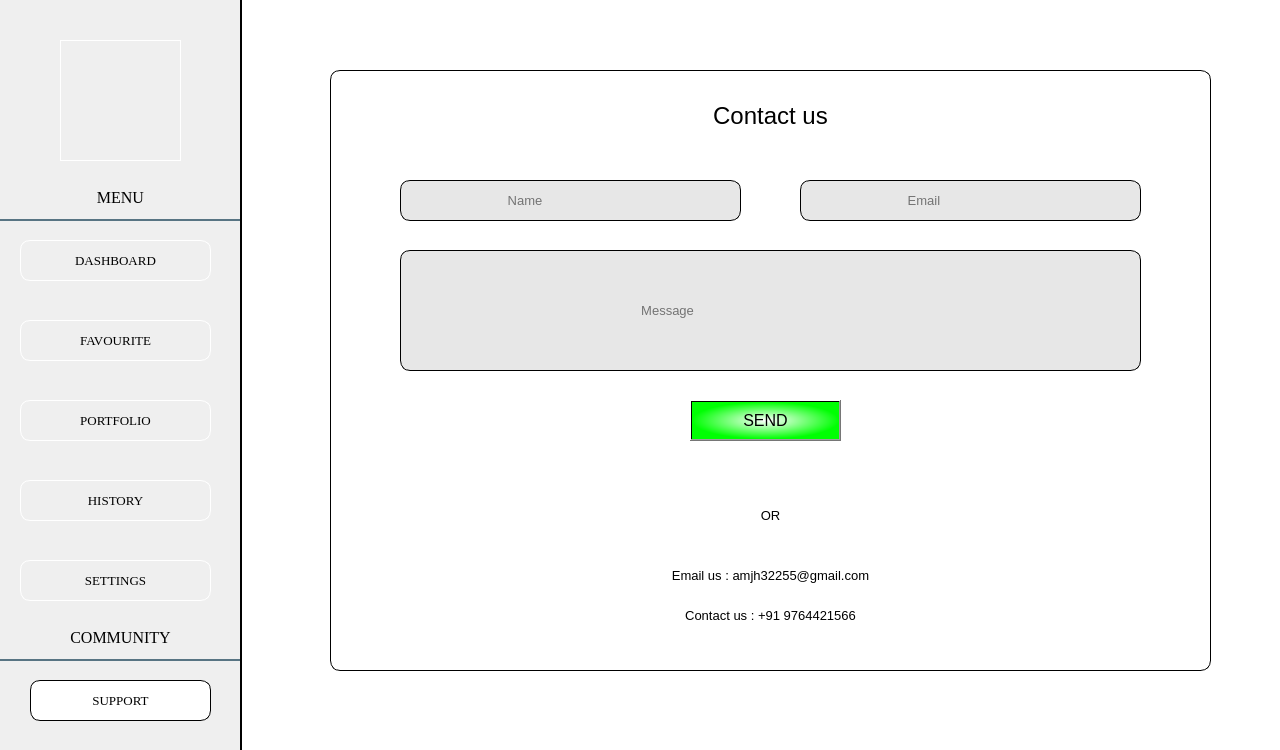
<?xml version="1.0" encoding="UTF-8"?>
<ui version="4.0">
 <class>Form</class>
 <widget class="QWidget" name="Form">
  <property name="geometry">
   <rect>
    <x>0</x>
    <y>0</y>
    <width>1280</width>
    <height>750</height>
   </rect>
  </property>
  <property name="minimumSize">
   <size>
    <width>1280</width>
    <height>750</height>
   </size>
  </property>
  <property name="maximumSize">
   <size>
    <width>1280</width>
    <height>750</height>
   </size>
  </property>
  <property name="windowTitle">
   <string>Form</string>
  </property>
  <widget class="QPushButton" name="dash">
   <property name="geometry">
    <rect>
     <x>20</x>
     <y>240</y>
     <width>191</width>
     <height>41</height>
    </rect>
   </property>
   <property name="font">
    <font>
     <family>Times New Roman</family>
     <pointsize>10</pointsize>
    </font>
   </property>
   <property name="styleSheet">
    <string notr="true">border-radius:10px;
border:0.5px solid rgb(255,255,255);</string>
   </property>
   <property name="text">
    <string>DASHBOARD</string>
   </property>
  </widget>
  <widget class="QLabel" name="label">
   <property name="geometry">
    <rect>
     <x>0</x>
     <y>0</y>
     <width>1280</width>
     <height>750</height>
    </rect>
   </property>
   <property name="styleSheet">
    <string notr="true">background-image: url(:/Main/BG.jpg);</string>
   </property>
   <property name="text">
    <string/>
   </property>
  </widget>
  <widget class="QPushButton" name="port">
   <property name="geometry">
    <rect>
     <x>20</x>
     <y>400</y>
     <width>191</width>
     <height>41</height>
    </rect>
   </property>
   <property name="font">
    <font>
     <family>Times New Roman</family>
     <pointsize>10</pointsize>
    </font>
   </property>
   <property name="styleSheet">
    <string notr="true">border-radius:10px;
border:0.5px solid rgb(255,255,255);</string>
   </property>
   <property name="text">
    <string>PORTFOLIO</string>
   </property>
  </widget>
  <widget class="QPushButton" name="sett">
   <property name="geometry">
    <rect>
     <x>20</x>
     <y>560</y>
     <width>191</width>
     <height>41</height>
    </rect>
   </property>
   <property name="font">
    <font>
     <family>Times New Roman</family>
     <pointsize>10</pointsize>
    </font>
   </property>
   <property name="styleSheet">
    <string notr="true">border-radius:10px;
border:0.5px solid rgb(255,255,255);</string>
   </property>
   <property name="text">
    <string>SETTINGS</string>
   </property>
  </widget>
  <widget class="QPushButton" name="hist">
   <property name="geometry">
    <rect>
     <x>20</x>
     <y>480</y>
     <width>191</width>
     <height>41</height>
    </rect>
   </property>
   <property name="font">
    <font>
     <family>Times New Roman</family>
     <pointsize>10</pointsize>
    </font>
   </property>
   <property name="styleSheet">
    <string notr="true">border-radius:10px;
border:0.5px solid rgb(255,255,255);</string>
   </property>
   <property name="text">
    <string>HISTORY</string>
   </property>
  </widget>
  <widget class="QPushButton" name="supp">
   <property name="geometry">
    <rect>
     <x>30</x>
     <y>680</y>
     <width>181</width>
     <height>41</height>
    </rect>
   </property>
   <property name="font">
    <font>
     <family>Times New Roman</family>
     <pointsize>10</pointsize>
    </font>
   </property>
   <property name="styleSheet">
    <string notr="true">background-color: rgb(255, 255, 255);
border:1px solid;
border-radius:10px;</string>
   </property>
   <property name="text">
    <string>SUPPORT</string>
   </property>
  </widget>
  <widget class="QLabel" name="label_6">
   <property name="geometry">
    <rect>
     <x>60</x>
     <y>40</y>
     <width>121</width>
     <height>121</height>
    </rect>
   </property>
   <property name="styleSheet">
    <string notr="true">image: url(:/IMAGES/AMJH - Copy - Copy.png);

border:1px solid rgb(255, 255, 255);</string>
   </property>
   <property name="text">
    <string>&lt;html&gt;&lt;head/&gt;&lt;body&gt;&lt;p&gt;&lt;img src=&quot;:/Main/120.jpeg&quot;/&gt;&lt;/p&gt;&lt;/body&gt;&lt;/html&gt;</string>
   </property>
  </widget>
  <widget class="QLabel" name="label_8">
   <property name="geometry">
    <rect>
     <x>0</x>
     <y>620</y>
     <width>241</width>
     <height>41</height>
    </rect>
   </property>
   <property name="font">
    <font>
     <family>Times New Roman</family>
     <pointsize>12</pointsize>
    </font>
   </property>
   <property name="styleSheet">
    <string notr="true">border:2px solid rgba(0,0,0,0);
border-bottom-color:rgba(46,82,101,200);
color:rgb(0,0,0);
padding-bottom:7px;</string>
   </property>
   <property name="text">
    <string>COMMUNITY</string>
   </property>
   <property name="alignment">
    <set>Qt::AlignCenter</set>
   </property>
  </widget>
  <widget class="QLabel" name="label_7">
   <property name="geometry">
    <rect>
     <x>0</x>
     <y>180</y>
     <width>241</width>
     <height>41</height>
    </rect>
   </property>
   <property name="font">
    <font>
     <family>Times New Roman</family>
     <pointsize>12</pointsize>
    </font>
   </property>
   <property name="styleSheet">
    <string notr="true">border:2px solid rgba(0,0,0,0);
border-bottom-color:rgba(46,82,101,200);
color:rgb(0,0,0);
padding-bottom:7px;</string>
   </property>
   <property name="text">
    <string>MENU</string>
   </property>
   <property name="alignment">
    <set>Qt::AlignCenter</set>
   </property>
  </widget>
  <widget class="QLabel" name="label_3">
   <property name="geometry">
    <rect>
     <x>240</x>
     <y>0</y>
     <width>1041</width>
     <height>751</height>
    </rect>
   </property>
   <property name="styleSheet">
    <string notr="true">background-color: rgb(255, 255, 255);
border-left:2px solid


</string>
   </property>
   <property name="text">
    <string/>
   </property>
  </widget>
  <widget class="QPushButton" name="fav">
   <property name="geometry">
    <rect>
     <x>20</x>
     <y>320</y>
     <width>191</width>
     <height>41</height>
    </rect>
   </property>
   <property name="font">
    <font>
     <family>Times New Roman</family>
     <pointsize>10</pointsize>
    </font>
   </property>
   <property name="styleSheet">
    <string notr="true">border-radius:10px;
border:0.5px solid rgb(255,255,255);</string>
   </property>
   <property name="text">
    <string>FAVOURITE</string>
   </property>
  </widget>
  <widget class="QLabel" name="label_2">
   <property name="geometry">
    <rect>
     <x>330</x>
     <y>70</y>
     <width>881</width>
     <height>601</height>
    </rect>
   </property>
   <property name="styleSheet">
    <string notr="true">background-image: url(:/Main/BG.jpg);
border:1px solid;
border-radius:10px ;
</string>
   </property>
   <property name="text">
    <string/>
   </property>
  </widget>
  <widget class="QLabel" name="label_4">
   <property name="geometry">
    <rect>
     <x>550</x>
     <y>100</y>
     <width>441</width>
     <height>31</height>
    </rect>
   </property>
   <property name="font">
    <font>
     <family>Segoe UI</family>
     <pointsize>18</pointsize>
     <weight>50</weight>
     <bold>false</bold>
    </font>
   </property>
   <property name="text">
    <string>Contact us</string>
   </property>
   <property name="alignment">
    <set>Qt::AlignCenter</set>
   </property>
  </widget>
  <widget class="QLabel" name="label_5">
   <property name="geometry">
    <rect>
     <x>330</x>
     <y>560</y>
     <width>881</width>
     <height>31</height>
    </rect>
   </property>
   <property name="font">
    <font>
     <pointsize>10</pointsize>
     <weight>50</weight>
     <bold>false</bold>
    </font>
   </property>
   <property name="text">
    <string>Email us : amjh32255@gmail.com</string>
   </property>
   <property name="alignment">
    <set>Qt::AlignCenter</set>
   </property>
  </widget>
  <widget class="QLabel" name="label_9">
   <property name="geometry">
    <rect>
     <x>330</x>
     <y>600</y>
     <width>881</width>
     <height>31</height>
    </rect>
   </property>
   <property name="font">
    <font>
     <pointsize>10</pointsize>
    </font>
   </property>
   <property name="text">
    <string>Contact us : +91 9764421566</string>
   </property>
   <property name="alignment">
    <set>Qt::AlignCenter</set>
   </property>
  </widget>
  <widget class="QLineEdit" name="name">
   <property name="geometry">
    <rect>
     <x>400</x>
     <y>180</y>
     <width>341</width>
     <height>41</height>
    </rect>
   </property>
   <property name="font">
    <font>
     <pointsize>10</pointsize>
    </font>
   </property>
   <property name="styleSheet">
    <string notr="true">border:1px solid;
background-color: rgb(231, 231, 231);
border-radius:10px;</string>
   </property>
   <property name="placeholderText">
    <string>                             Name</string>
   </property>
  </widget>
  <widget class="QLineEdit" name="email">
   <property name="geometry">
    <rect>
     <x>800</x>
     <y>180</y>
     <width>341</width>
     <height>41</height>
    </rect>
   </property>
   <property name="font">
    <font>
     <pointsize>10</pointsize>
    </font>
   </property>
   <property name="styleSheet">
    <string notr="true">border:1px solid;
background-color: rgb(231, 231, 231);
border-radius:10px;
</string>
   </property>
   <property name="placeholderText">
    <string>                             Email</string>
   </property>
  </widget>
  <widget class="QLineEdit" name="message">
   <property name="geometry">
    <rect>
     <x>400</x>
     <y>250</y>
     <width>741</width>
     <height>121</height>
    </rect>
   </property>
   <property name="font">
    <font>
     <pointsize>10</pointsize>
    </font>
   </property>
   <property name="styleSheet">
    <string notr="true">border:1px solid;
background-color: rgb(231, 231, 231);
border-radius: 10px;</string>
   </property>
   <property name="placeholderText">
    <string>                                                                  Message</string>
   </property>
  </widget>
  <widget class="QLabel" name="label_10">
   <property name="geometry">
    <rect>
     <x>330</x>
     <y>500</y>
     <width>881</width>
     <height>31</height>
    </rect>
   </property>
   <property name="font">
    <font>
     <pointsize>10</pointsize>
    </font>
   </property>
   <property name="text">
    <string>OR</string>
   </property>
   <property name="alignment">
    <set>Qt::AlignCenter</set>
   </property>
  </widget>
  <widget class="QPushButton" name="send">
   <property name="geometry">
    <rect>
     <x>690</x>
     <y>400</y>
     <width>151</width>
     <height>41</height>
    </rect>
   </property>
   <property name="font">
    <font>
     <pointsize>12</pointsize>
    </font>
   </property>
   <property name="styleSheet">
    <string notr="true">QPushButton#send:hover
{
color: rgb(141, 141, 141);
}
QPushButton#send
{
background-color: qradialgradient(spread:pad, cx:0.5, cy:0.5, radius:0.5, fx:0.505263, fy:0.5, stop:0 rgba(255, 255, 255, 255), stop:1 rgba(0, 255, 3, 255));
}</string>
   </property>
   <property name="text">
    <string>SEND</string>
   </property>
  </widget>
  <widget class="QLabel" name="cont">
   <property name="geometry">
    <rect>
     <x>330</x>
     <y>460</y>
     <width>881</width>
     <height>20</height>
    </rect>
   </property>
   <property name="font">
    <font>
     <pointsize>10</pointsize>
    </font>
   </property>
   <property name="text">
    <string/>
   </property>
   <property name="alignment">
    <set>Qt::AlignCenter</set>
   </property>
  </widget>
  <widget class="QLabel" name="username_ug">
   <property name="geometry">
    <rect>
     <x>1230</x>
     <y>310</y>
     <width>55</width>
     <height>16</height>
    </rect>
   </property>
   <property name="text">
    <string>TextLabel</string>
   </property>
  </widget>
  <zorder>username_ug</zorder>
  <zorder>label</zorder>
  <zorder>dash</zorder>
  <zorder>port</zorder>
  <zorder>sett</zorder>
  <zorder>hist</zorder>
  <zorder>supp</zorder>
  <zorder>label_6</zorder>
  <zorder>label_8</zorder>
  <zorder>label_7</zorder>
  <zorder>label_3</zorder>
  <zorder>fav</zorder>
  <zorder>label_2</zorder>
  <zorder>label_4</zorder>
  <zorder>label_5</zorder>
  <zorder>label_9</zorder>
  <zorder>name</zorder>
  <zorder>email</zorder>
  <zorder>message</zorder>
  <zorder>label_10</zorder>
  <zorder>send</zorder>
  <zorder>cont</zorder>
 </widget>
 <resources>
  <include location="Mainqrcall.qrc"/>
 </resources>
 <connections/>
</ui>
